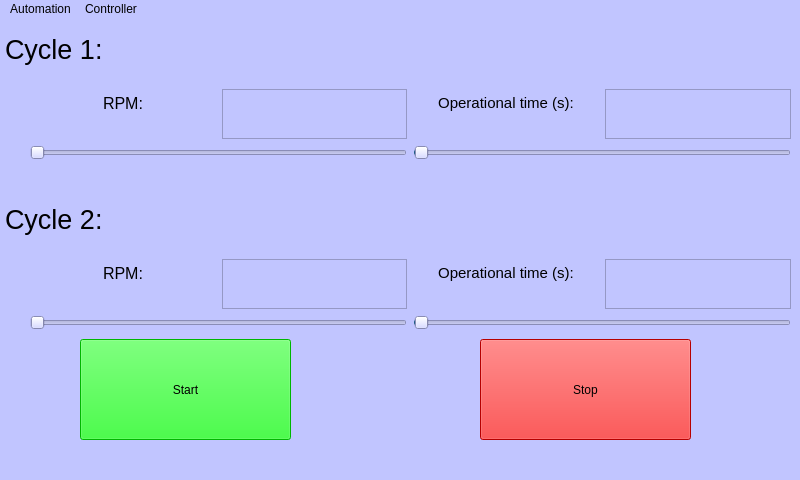
<?xml version="1.0" encoding="UTF-8"?>
<ui version="4.0">
 <class>MainWindow</class>
 <widget class="QMainWindow" name="MainWindow">
  <property name="enabled">
   <bool>true</bool>
  </property>
  <property name="geometry">
   <rect>
    <x>0</x>
    <y>0</y>
    <width>800</width>
    <height>480</height>
   </rect>
  </property>
  <property name="windowTitle">
   <string>MainWindow</string>
  </property>
  <property name="styleSheet">
   <string notr="true">background-color: rgb(193, 197, 255);</string>
  </property>
  <widget class="QWidget" name="centralwidget">
   <widget class="QPushButton" name="startButton">
    <property name="geometry">
     <rect>
      <x>80</x>
      <y>320</y>
      <width>211</width>
      <height>101</height>
     </rect>
    </property>
    <property name="styleSheet">
     <string notr="true">font: 20pt &quot;MS Shell Dlg 2&quot;;
background-color: rgb(0, 255, 0);</string>
    </property>
    <property name="text">
     <string>Start</string>
    </property>
   </widget>
   <widget class="QPushButton" name="stopButton">
    <property name="geometry">
     <rect>
      <x>480</x>
      <y>320</y>
      <width>211</width>
      <height>101</height>
     </rect>
    </property>
    <property name="styleSheet">
     <string notr="true">font: 20pt &quot;MS Shell Dlg 2&quot;;
background-color: rgb(255, 0, 0);</string>
    </property>
    <property name="text">
     <string>Stop</string>
    </property>
   </widget>
   <widget class="QTextEdit" name="textEdit_3">
    <property name="geometry">
     <rect>
      <x>0</x>
      <y>10</y>
      <width>231</width>
      <height>61</height>
     </rect>
    </property>
    <property name="styleSheet">
     <string notr="true">background-color: rgba(255, 255, 255,0);
border-color: rgba(255, 255, 255,0);</string>
    </property>
    <property name="html">
     <string>&lt;!DOCTYPE HTML PUBLIC &quot;-//W3C//DTD HTML 4.0//EN&quot; &quot;http://www.w3.org/TR/REC-html40/strict.dtd&quot;&gt;
&lt;html&gt;&lt;head&gt;&lt;meta name=&quot;qrichtext&quot; content=&quot;1&quot; /&gt;&lt;style type=&quot;text/css&quot;&gt;
p, li { white-space: pre-wrap; }
&lt;/style&gt;&lt;/head&gt;&lt;body style=&quot; font-family:'MS Shell Dlg 2'; font-size:7.8pt; font-weight:400; font-style:normal;&quot;&gt;
&lt;p style=&quot; margin-top:0px; margin-bottom:0px; margin-left:0px; margin-right:0px; -qt-block-indent:0; text-indent:0px;&quot;&gt;&lt;span style=&quot; font-size:20pt;&quot;&gt;Cycle 1:&lt;/span&gt;&lt;/p&gt;&lt;/body&gt;&lt;/html&gt;</string>
    </property>
   </widget>
   <widget class="QWidget" name="gridLayoutWidget_5">
    <property name="geometry">
     <rect>
      <x>30</x>
      <y>70</y>
      <width>761</width>
      <height>71</height>
     </rect>
    </property>
    <layout class="QGridLayout" name="gridLayout">
     <item row="0" column="1">
      <widget class="QTextEdit" name="dispStirrerSpeed">
       <property name="styleSheet">
        <string notr="true">font: 20pt &quot;MS Shell Dlg 2&quot;;</string>
       </property>
       <property name="verticalScrollBarPolicy">
        <enum>Qt::ScrollBarAlwaysOff</enum>
       </property>
       <property name="readOnly">
        <bool>true</bool>
       </property>
       <property name="html">
        <string>&lt;!DOCTYPE HTML PUBLIC &quot;-//W3C//DTD HTML 4.0//EN&quot; &quot;http://www.w3.org/TR/REC-html40/strict.dtd&quot;&gt;
&lt;html&gt;&lt;head&gt;&lt;meta name=&quot;qrichtext&quot; content=&quot;1&quot; /&gt;&lt;style type=&quot;text/css&quot;&gt;
p, li { white-space: pre-wrap; }
&lt;/style&gt;&lt;/head&gt;&lt;body style=&quot; font-family:'MS Shell Dlg 2'; font-size:20pt; font-weight:400; font-style:normal;&quot;&gt;
&lt;p style=&quot;-qt-paragraph-type:empty; margin-top:0px; margin-bottom:0px; margin-left:0px; margin-right:0px; -qt-block-indent:0; text-indent:0px;&quot;&gt;&lt;br /&gt;&lt;/p&gt;&lt;/body&gt;&lt;/html&gt;</string>
       </property>
      </widget>
     </item>
     <item row="0" column="2">
      <widget class="QTextEdit" name="textEdit_2">
       <property name="styleSheet">
        <string notr="true">background-color: rgba(255, 255, 255,0);</string>
       </property>
       <property name="verticalScrollBarPolicy">
        <enum>Qt::ScrollBarAlwaysOff</enum>
       </property>
       <property name="readOnly">
        <bool>true</bool>
       </property>
       <property name="html">
        <string>&lt;!DOCTYPE HTML PUBLIC &quot;-//W3C//DTD HTML 4.0//EN&quot; &quot;http://www.w3.org/TR/REC-html40/strict.dtd&quot;&gt;
&lt;html&gt;&lt;head&gt;&lt;meta name=&quot;qrichtext&quot; content=&quot;1&quot; /&gt;&lt;style type=&quot;text/css&quot;&gt;
p, li { white-space: pre-wrap; }
&lt;/style&gt;&lt;/head&gt;&lt;body style=&quot; font-family:'MS Shell Dlg 2'; font-size:7.8pt; font-weight:400; font-style:normal;&quot;&gt;
&lt;p align=&quot;center&quot; style=&quot; margin-top:0px; margin-bottom:0px; margin-left:0px; margin-right:0px; -qt-block-indent:0; text-indent:0px;&quot;&gt;&lt;span style=&quot; font-size:11pt;&quot;&gt;Operational time (s):&lt;/span&gt;&lt;/p&gt;&lt;/body&gt;&lt;/html&gt;</string>
       </property>
      </widget>
     </item>
     <item row="0" column="3">
      <widget class="QTextEdit" name="dispOperationalTime">
       <property name="styleSheet">
        <string notr="true">font: 20pt &quot;MS Shell Dlg 2&quot;;</string>
       </property>
       <property name="verticalScrollBarPolicy">
        <enum>Qt::ScrollBarAlwaysOff</enum>
       </property>
       <property name="readOnly">
        <bool>true</bool>
       </property>
       <property name="html">
        <string>&lt;!DOCTYPE HTML PUBLIC &quot;-//W3C//DTD HTML 4.0//EN&quot; &quot;http://www.w3.org/TR/REC-html40/strict.dtd&quot;&gt;
&lt;html&gt;&lt;head&gt;&lt;meta name=&quot;qrichtext&quot; content=&quot;1&quot; /&gt;&lt;style type=&quot;text/css&quot;&gt;
p, li { white-space: pre-wrap; }
&lt;/style&gt;&lt;/head&gt;&lt;body style=&quot; font-family:'MS Shell Dlg 2'; font-size:20pt; font-weight:400; font-style:normal;&quot;&gt;
&lt;p style=&quot;-qt-paragraph-type:empty; margin-top:0px; margin-bottom:0px; margin-left:0px; margin-right:0px; -qt-block-indent:0; text-indent:0px;&quot;&gt;&lt;br /&gt;&lt;/p&gt;&lt;/body&gt;&lt;/html&gt;</string>
       </property>
      </widget>
     </item>
     <item row="0" column="0">
      <widget class="QTextEdit" name="textEdit">
       <property name="styleSheet">
        <string notr="true">background-color: rgba(255, 255, 255,0);</string>
       </property>
       <property name="verticalScrollBarPolicy">
        <enum>Qt::ScrollBarAlwaysOff</enum>
       </property>
       <property name="readOnly">
        <bool>true</bool>
       </property>
       <property name="html">
        <string>&lt;!DOCTYPE HTML PUBLIC &quot;-//W3C//DTD HTML 4.0//EN&quot; &quot;http://www.w3.org/TR/REC-html40/strict.dtd&quot;&gt;
&lt;html&gt;&lt;head&gt;&lt;meta name=&quot;qrichtext&quot; content=&quot;1&quot; /&gt;&lt;style type=&quot;text/css&quot;&gt;
p, li { white-space: pre-wrap; }
&lt;/style&gt;&lt;/head&gt;&lt;body style=&quot; font-family:'MS Shell Dlg 2'; font-size:7.8pt; font-weight:400; font-style:normal;&quot;&gt;
&lt;p align=&quot;center&quot; style=&quot; margin-top:0px; margin-bottom:0px; margin-left:0px; margin-right:0px; -qt-block-indent:0; text-indent:0px;&quot;&gt;&lt;span style=&quot; font-size:12pt;&quot;&gt;RPM:&lt;/span&gt;&lt;/p&gt;
&lt;p align=&quot;center&quot; style=&quot;-qt-paragraph-type:empty; margin-top:0px; margin-bottom:0px; margin-left:0px; margin-right:0px; -qt-block-indent:0; text-indent:0px;&quot;&gt;&lt;br /&gt;&lt;/p&gt;&lt;/body&gt;&lt;/html&gt;</string>
       </property>
      </widget>
     </item>
     <item row="1" column="0" colspan="2">
      <widget class="QSlider" name="stirrerSpeed">
       <property name="minimum">
        <number>50</number>
       </property>
       <property name="maximum">
        <number>1000</number>
       </property>
       <property name="singleStep">
        <number>10</number>
       </property>
       <property name="sliderPosition">
        <number>50</number>
       </property>
       <property name="orientation">
        <enum>Qt::Horizontal</enum>
       </property>
      </widget>
     </item>
     <item row="1" column="2" colspan="2">
      <widget class="QSlider" name="operationalTime">
       <property name="minimum">
        <number>1</number>
       </property>
       <property name="maximum">
        <number>1000</number>
       </property>
       <property name="singleStep">
        <number>10</number>
       </property>
       <property name="value">
        <number>5</number>
       </property>
       <property name="sliderPosition">
        <number>5</number>
       </property>
       <property name="orientation">
        <enum>Qt::Horizontal</enum>
       </property>
      </widget>
     </item>
    </layout>
   </widget>
   <widget class="QTextEdit" name="textEdit_5">
    <property name="geometry">
     <rect>
      <x>0</x>
      <y>180</y>
      <width>231</width>
      <height>61</height>
     </rect>
    </property>
    <property name="styleSheet">
     <string notr="true">background-color: rgba(255, 255, 255,0);
border-color: rgba(255, 255, 255,0);</string>
    </property>
    <property name="html">
     <string>&lt;!DOCTYPE HTML PUBLIC &quot;-//W3C//DTD HTML 4.0//EN&quot; &quot;http://www.w3.org/TR/REC-html40/strict.dtd&quot;&gt;
&lt;html&gt;&lt;head&gt;&lt;meta name=&quot;qrichtext&quot; content=&quot;1&quot; /&gt;&lt;style type=&quot;text/css&quot;&gt;
p, li { white-space: pre-wrap; }
&lt;/style&gt;&lt;/head&gt;&lt;body style=&quot; font-family:'MS Shell Dlg 2'; font-size:7.8pt; font-weight:400; font-style:normal;&quot;&gt;
&lt;p style=&quot; margin-top:0px; margin-bottom:0px; margin-left:0px; margin-right:0px; -qt-block-indent:0; text-indent:0px;&quot;&gt;&lt;span style=&quot; font-size:20pt;&quot;&gt;Cycle 2:&lt;/span&gt;&lt;/p&gt;&lt;/body&gt;&lt;/html&gt;</string>
    </property>
   </widget>
   <widget class="QWidget" name="gridLayoutWidget_6">
    <property name="geometry">
     <rect>
      <x>30</x>
      <y>240</y>
      <width>761</width>
      <height>71</height>
     </rect>
    </property>
    <layout class="QGridLayout" name="gridLayout_2">
     <item row="1" column="2" colspan="2">
      <widget class="QSlider" name="operationalTime_3">
       <property name="minimum">
        <number>1</number>
       </property>
       <property name="maximum">
        <number>1000</number>
       </property>
       <property name="singleStep">
        <number>10</number>
       </property>
       <property name="value">
        <number>5</number>
       </property>
       <property name="sliderPosition">
        <number>5</number>
       </property>
       <property name="orientation">
        <enum>Qt::Horizontal</enum>
       </property>
      </widget>
     </item>
     <item row="0" column="0">
      <widget class="QTextEdit" name="textEdit_9">
       <property name="styleSheet">
        <string notr="true">background-color: rgba(255, 255, 255,0);</string>
       </property>
       <property name="verticalScrollBarPolicy">
        <enum>Qt::ScrollBarAlwaysOff</enum>
       </property>
       <property name="readOnly">
        <bool>true</bool>
       </property>
       <property name="html">
        <string>&lt;!DOCTYPE HTML PUBLIC &quot;-//W3C//DTD HTML 4.0//EN&quot; &quot;http://www.w3.org/TR/REC-html40/strict.dtd&quot;&gt;
&lt;html&gt;&lt;head&gt;&lt;meta name=&quot;qrichtext&quot; content=&quot;1&quot; /&gt;&lt;style type=&quot;text/css&quot;&gt;
p, li { white-space: pre-wrap; }
&lt;/style&gt;&lt;/head&gt;&lt;body style=&quot; font-family:'MS Shell Dlg 2'; font-size:7.8pt; font-weight:400; font-style:normal;&quot;&gt;
&lt;p align=&quot;center&quot; style=&quot; margin-top:0px; margin-bottom:0px; margin-left:0px; margin-right:0px; -qt-block-indent:0; text-indent:0px;&quot;&gt;&lt;span style=&quot; font-size:12pt;&quot;&gt;RPM:&lt;/span&gt;&lt;/p&gt;
&lt;p align=&quot;center&quot; style=&quot;-qt-paragraph-type:empty; margin-top:0px; margin-bottom:0px; margin-left:0px; margin-right:0px; -qt-block-indent:0; text-indent:0px;&quot;&gt;&lt;br /&gt;&lt;/p&gt;&lt;/body&gt;&lt;/html&gt;</string>
       </property>
      </widget>
     </item>
     <item row="1" column="0" colspan="2">
      <widget class="QSlider" name="stirrerSpeed_3">
       <property name="minimum">
        <number>50</number>
       </property>
       <property name="maximum">
        <number>1000</number>
       </property>
       <property name="singleStep">
        <number>10</number>
       </property>
       <property name="sliderPosition">
        <number>50</number>
       </property>
       <property name="orientation">
        <enum>Qt::Horizontal</enum>
       </property>
      </widget>
     </item>
     <item row="0" column="2">
      <widget class="QTextEdit" name="textEdit_8">
       <property name="styleSheet">
        <string notr="true">background-color: rgba(255, 255, 255,0);</string>
       </property>
       <property name="verticalScrollBarPolicy">
        <enum>Qt::ScrollBarAlwaysOff</enum>
       </property>
       <property name="readOnly">
        <bool>true</bool>
       </property>
       <property name="html">
        <string>&lt;!DOCTYPE HTML PUBLIC &quot;-//W3C//DTD HTML 4.0//EN&quot; &quot;http://www.w3.org/TR/REC-html40/strict.dtd&quot;&gt;
&lt;html&gt;&lt;head&gt;&lt;meta name=&quot;qrichtext&quot; content=&quot;1&quot; /&gt;&lt;style type=&quot;text/css&quot;&gt;
p, li { white-space: pre-wrap; }
&lt;/style&gt;&lt;/head&gt;&lt;body style=&quot; font-family:'MS Shell Dlg 2'; font-size:7.8pt; font-weight:400; font-style:normal;&quot;&gt;
&lt;p align=&quot;center&quot; style=&quot; margin-top:0px; margin-bottom:0px; margin-left:0px; margin-right:0px; -qt-block-indent:0; text-indent:0px;&quot;&gt;&lt;span style=&quot; font-size:11pt;&quot;&gt;Operational time (s):&lt;/span&gt;&lt;/p&gt;&lt;/body&gt;&lt;/html&gt;</string>
       </property>
      </widget>
     </item>
     <item row="0" column="3">
      <widget class="QTextEdit" name="dispOperationalTime_3">
       <property name="styleSheet">
        <string notr="true">font: 20pt &quot;MS Shell Dlg 2&quot;;</string>
       </property>
       <property name="verticalScrollBarPolicy">
        <enum>Qt::ScrollBarAlwaysOff</enum>
       </property>
       <property name="readOnly">
        <bool>true</bool>
       </property>
       <property name="html">
        <string>&lt;!DOCTYPE HTML PUBLIC &quot;-//W3C//DTD HTML 4.0//EN&quot; &quot;http://www.w3.org/TR/REC-html40/strict.dtd&quot;&gt;
&lt;html&gt;&lt;head&gt;&lt;meta name=&quot;qrichtext&quot; content=&quot;1&quot; /&gt;&lt;style type=&quot;text/css&quot;&gt;
p, li { white-space: pre-wrap; }
&lt;/style&gt;&lt;/head&gt;&lt;body style=&quot; font-family:'MS Shell Dlg 2'; font-size:20pt; font-weight:400; font-style:normal;&quot;&gt;
&lt;p style=&quot;-qt-paragraph-type:empty; margin-top:0px; margin-bottom:0px; margin-left:0px; margin-right:0px; -qt-block-indent:0; text-indent:0px;&quot;&gt;&lt;br /&gt;&lt;/p&gt;&lt;/body&gt;&lt;/html&gt;</string>
       </property>
      </widget>
     </item>
     <item row="0" column="1">
      <widget class="QTextEdit" name="dispStirrerSpeed_3">
       <property name="styleSheet">
        <string notr="true">font: 20pt &quot;MS Shell Dlg 2&quot;;</string>
       </property>
       <property name="verticalScrollBarPolicy">
        <enum>Qt::ScrollBarAlwaysOff</enum>
       </property>
       <property name="readOnly">
        <bool>true</bool>
       </property>
       <property name="html">
        <string>&lt;!DOCTYPE HTML PUBLIC &quot;-//W3C//DTD HTML 4.0//EN&quot; &quot;http://www.w3.org/TR/REC-html40/strict.dtd&quot;&gt;
&lt;html&gt;&lt;head&gt;&lt;meta name=&quot;qrichtext&quot; content=&quot;1&quot; /&gt;&lt;style type=&quot;text/css&quot;&gt;
p, li { white-space: pre-wrap; }
&lt;/style&gt;&lt;/head&gt;&lt;body style=&quot; font-family:'MS Shell Dlg 2'; font-size:20pt; font-weight:400; font-style:normal;&quot;&gt;
&lt;p style=&quot;-qt-paragraph-type:empty; margin-top:0px; margin-bottom:0px; margin-left:0px; margin-right:0px; -qt-block-indent:0; text-indent:0px;&quot;&gt;&lt;br /&gt;&lt;/p&gt;&lt;/body&gt;&lt;/html&gt;</string>
       </property>
      </widget>
     </item>
    </layout>
   </widget>
   <zorder>textEdit_3</zorder>
   <zorder>startButton</zorder>
   <zorder>stopButton</zorder>
   <zorder>gridLayoutWidget_5</zorder>
   <zorder>textEdit_5</zorder>
   <zorder>gridLayoutWidget_6</zorder>
  </widget>
  <widget class="QMenuBar" name="menubar">
   <property name="geometry">
    <rect>
     <x>0</x>
     <y>0</y>
     <width>800</width>
     <height>26</height>
    </rect>
   </property>
   <widget class="QMenu" name="menuAutomation">
    <property name="title">
     <string>Automation</string>
    </property>
    <addaction name="separator"/>
    <addaction name="separator"/>
   </widget>
   <widget class="QMenu" name="menuController">
    <property name="title">
     <string>Controller</string>
    </property>
    <addaction name="actionHej_p_dig"/>
   </widget>
   <addaction name="menuAutomation"/>
   <addaction name="menuController"/>
  </widget>
  <widget class="QStatusBar" name="statusbar"/>
  <action name="actionHej_p_dig">
   <property name="text">
    <string>Hej på dig</string>
   </property>
  </action>
 </widget>
 <resources/>
 <connections>
  <connection>
   <sender>stirrerSpeed</sender>
   <signal>valueChanged(int)</signal>
   <receiver>dispStirrerSpeed</receiver>
   <slot>update()</slot>
   <hints>
    <hint type="sourcelabel">
     <x>395</x>
     <y>354</y>
    </hint>
    <hint type="destinationlabel">
     <x>395</x>
     <y>311</y>
    </hint>
   </hints>
  </connection>
 </connections>
</ui>
